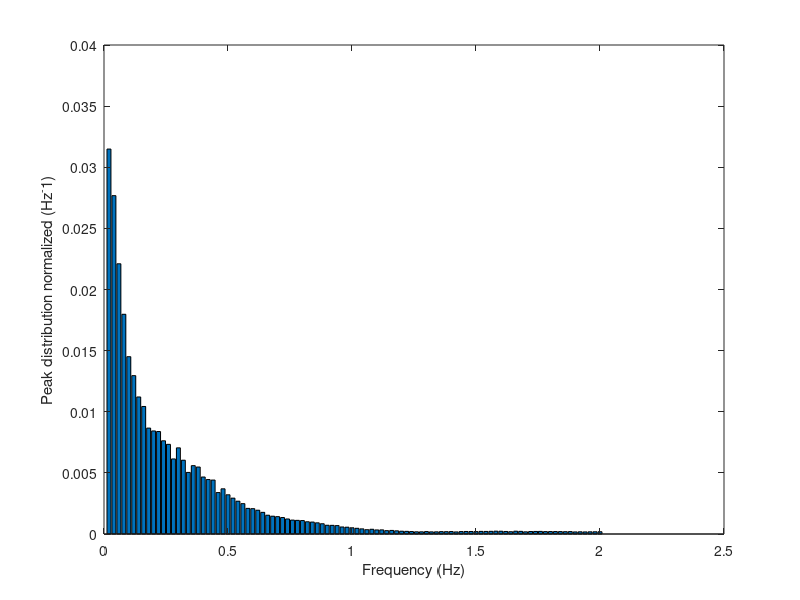

Recreate this plot in MATLAB. (Note: this script raises an error after producing the figure.)
% este script obtiene la forma final del Histograma del espectro de
% potencia
% en las variables freq y amp cargo los vectores de frecuencia y amplitud respectivamente
%% 
freq = load('vector_de_frecuencias.txt');
amp = load('vector_de_amplitudes.txt');


freq_m=[];              % en freq_m se guardan las frecuencias de distinto valor debido a que muchas se repiten
amp_m=[];              % en amp_m se guardan los promedios de las amplitudes de todos los picos de igual frecuencia
i=1;
while i<=length(freq)
    c=find(freq==freq(i));
    amp_m=[amp_m; mean(amp(c))];
    freq_m=[freq_m; freq(i)];
    i=c(end)+1;
end
% se normalizan las amplitudes

amp_m=amp_m/sqrt((sum(amp_m))); % teniendo en cuenta el histograma del paper https://doi.org/10.3389/fphys.2018.01001 figura 2, donde cada barra           
bins=(0:0.02:2)';                                  % está equiespaciada a 0.01, se crea un vector bins que definirá los bordes de cada pico en el eje frecuencial      
amp_fin=[];                                          % y amp_fin tendrá las amplitudes de este último gráfico

j=1;
while j<=(length(bins)-1)
    d=find(freq_m>bins(j) & freq_m<=bins(j+1));
    amp_fin=[amp_fin;sum(amp_m(d))];
    j=j+1;
end

t=13.653333333333332/2;              %(load('frecuencia_remuestreo.txt'))
t=t/2049;

amp_fin=(amp_fin*t)/0.02;
x=(0.02:0.02:2)';
amp_fin = amp_fin(1:100);
figure, bar(x(1:100),amp_fin(1:100))
ylabel('Peak distribution normalized (Hz^-1)')
xlabel('Frequency (Hz)')

%% 
% Buscar las medias y desvíos estándar de las bandas de frecuencia con la
% aplicación curve fitting
%devuelve en fitresult una estructura con los parámetros de las tres gaussianas
%%%%%%%%%%% Con los parámetros de las 3 gaussianas voy a encontrar las
%%%%%%%%%%% cut-off de cada banda de frecuncia (VLF, LF y HF), para esto se
%%%%%%%%%%% igualan las ecuaciones de las gaussianas de VLFcon LF, LF con
%%%%%%%%%%% HF y se llega a dos polinomios cuadrados, con lo cual sus
%%%%%%%%%%% raíces positivas serán las cut-off
% ccoef = zeros(3,1); b = zeros(3,1);
% b(1,1) = fitresult.b1; ccoef(1,1) = fitresult.c1; b(2,1) = fitresult.b2; ccoef(2,1) = fitresult.c2; b(3,1) = fitresult.b3; ccoef(3,1) = fitresult.c3;
% [b,I] = sort(b);
% ccoef = ccoef(I);
save fittedmodel.mat fittedmodel;
save goodness.mat goodness;
save Metodos_ajuste.mat output;

b1 = fittedmodel.b1; c1 = fittedmodel.c1; b2 = fittedmodel.b2; c2 = fittedmodel.c2; b3 = fittedmodel.b3; c3 = fittedmodel.c3;

m1 = 1/(c1^2) - 1/(c2^2);
n1 = b2/((c2^2)/2) - b1/((c1^2)/2);
p1 = (b1^2)/(c1^2) - (b2^2)/(c2^2) - log(c2/c1);

VLF_cut_off = max(roots([m1 n1 p1]));

m2 = 1/(c2^2) - 1/(c3^2);
n2 = b3/((c3^2)/2) - b2/((c2^2)/2);
p2 = (b2^2)/(c2^2) - (b3^2)/(c3^2) - log(c3/c2);

LF_cut_off = max(roots([m2 n2 p2]));

HF_cut_off = b3 + 3*(c3/sqrt(2));    % HF cut-off según el paper se define como la media + 3*(desvío estándar)
Sdeviations = ([c1; c2; c3])/sqrt(2);

Cut_offF = [VLF_cut_off;LF_cut_off;HF_cut_off];
Medias = [b1; b2; b3];
Gaussianas = [Medias Sdeviations];
%% 
save ("Cut_offF.txt","Cut_offF","-ascii");
save ("Gaussianas.txt","Gaussianas","-ascii");